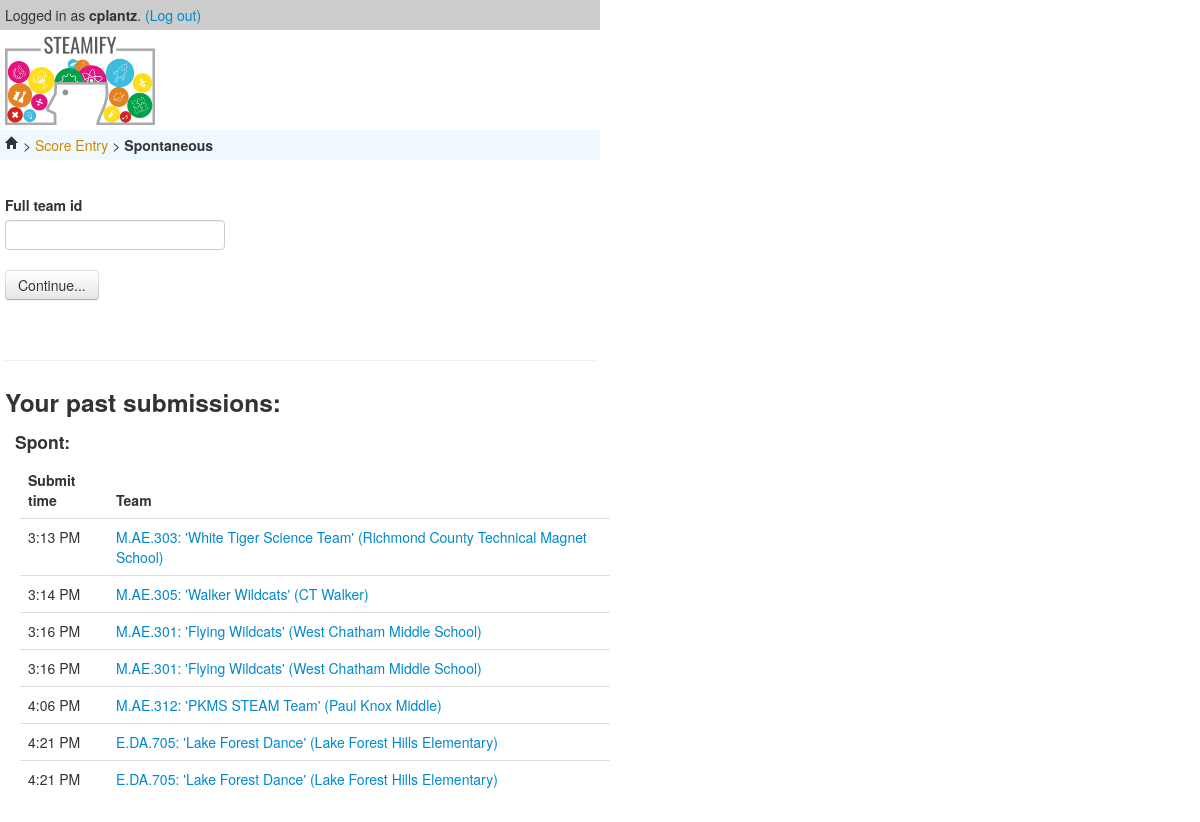
Screenshot of /steamify/entry/spont/ (signed in) with the database file from the repository.
### steamify/models.py (models this page shows, shortened)
class Shared(models.Model):
    TLA = "Shared_class_which_only_has_TLA_to_avoid_exceptions"
    spontOrLong = "long"  # override this in spont
    judge = models.ForeignKey(
        User,
        on_delete=models.PROTECT,
        )
    team = models.ForeignKey(
        Team,
        on_delete=models.PROTECT,
        )
    created_at = models.DateTimeField()
    modified_at = models.DateTimeField(null=True)
    def get_absolute_url(self):
        from .utils.misc import makeEditLink  # avoid circular import
        return makeEditLink(self.TLA, {
            'spontOrLong': self.spontOrLong,
            'full_team_id': self.team.dotted_id,
            'pk': self.pk})

class Spont(Shared):
    TLA = "FAKE_TLA_FOR_SPONT"
    spontOrLong = "spont"
    focus_on_the_task = standardSteamifyField("""
        <ul>
            <li>Almost all team members (one person did not fulfill one of the following):
                <ul>
                    <li>Stay on task all of the time without reminders.</li>
                    <li>Work hard and helps others in the group.</li>
                    <li>Gather information and shares useful ideas for discussions.</li>
                </ul>
            </li>
        </ul>""",
        help_text_proc_func=_identFunc)
    listening_questioning_discussing = standardSteamifyField("""
        Respectfully listens, discusses and asks questions.""",
        verbose_name="Listening, questioning, discussing")
    teamwork = standardSteamifyField("""
        <ul><li>Almost all team members (one person did not fulfill one of the following):
            <ul>
                <li>Contributed equally to the finished project.</li>
                <li>Worked until the end of the task.</li>
                <li>Actively seek and suggest solutions to problems.</li>
            </ul>
        </li></ul>
        """,
        help_text_proc_func=_identFunc)
    success_in_problem_resolution = standardSteamifyField("""The problem was almost resolved.""")

class Shared(models.Model):
    TLA = "Shared_class_which_only_has_TLA_to_avoid_exceptions"
    spontOrLong = "long"  # override this in spont
    judge = models.ForeignKey(
        User,
        on_delete=models.PROTECT,
        )
    team = models.ForeignKey(
        Team,
        on_delete=models.PROTECT,
        )
    created_at = models.DateTimeField()
    modified_at = models.DateTimeField(null=True)
    def get_absolute_url(self):
        from .utils.misc import makeEditLink  # avoid circular import
        return makeEditLink(self.TLA, {
            'spontOrLong': self.spontOrLong,
            'full_team_id': self.team.dotted_id,
            'pk': self.pk})

class Team(models.Model):
    dotted_id = models.CharField(max_length=20, primary_key=True)
    name = models.CharField(max_length=300)
    school_name = models.CharField(max_length=300)
    def __str__(self):
        return "{}: '{}' ({})".format(self.dotted_id, self.name, self.school_name)

### steamify/views.py (the view, shortened to what this page needs)
# urls.py: path('entry/<spontOrLong>/', PickTeamIdView.as_view(), name="pickteamname"),
class PickTeamIdView(LoginRequiredMixin, FormView):
    template_name = 'steamify/pickteamname.html'
    form_class = PickTeamIdForm
    def get_context_data(self, **kwargs):
        context = super().get_context_data(**kwargs)
        dotted_ids = list(Team.objects.values_list('dotted_id', flat=True).order_by('dotted_id'))   # pylint: disable=no-member
        context['sorted_team_ids'] = json.dumps(dotted_ids)
        context['past_submissions'] = getPastSubmissionsInAllCompets(self.request.user, self.kwargs['spontOrLong'])
        return context

### steamify/forms.py (shortened to what this page needs)
class PickTeamIdForm(forms.Form):
    full_team_id = forms.CharField()

### steamify/utils/misc.py (called while the page is built)
def makeEditLink(tla, revkwargs):
    if tla == "FAKE_TLA_FOR_SPONT":
        partial = "spont"
    else:
        partial = tla
    editname = 'steamify:{}-edit'.format(partial)
    return reverse(editname, kwargs=revkwargs)

### steamify/views.py (called while the page is built)
def getPastSubmissionsInAllCompets(judgeInstance, spontOrLong):
    def _one(compet):
        competData = list(compet.objects.filter(judge=judgeInstance))
        return compet.__name__, competData
    def _all():
        if spontOrLong == "spont":
            return dict([_one(Spont)])
        else:
            return dict(map(_one, ALL_EXCEPT_SPONT))
    resu = _all()
    if not any(resu.values()):
        return None
    else:
        return resu

### steamify/templates/steamify/pickteamname.html (shortened to what this page needs)
{% extends "steamify/base.html" %}
{% load static %}
{% load crispy_forms_tags %}
{% block content %}
    <p class="steamify-breadcrumb">
        <a href="{% url 'steamify:steamifyhome' %}"><i class="icon-home"></i> </a>
        &gt;
        <a href="{% url 'steamify:entryhome' %}">Score Entry</a>
        &gt;
        <b>
            {% if view.kwargs.spontOrLong == "spont" %}
                Spontaneous
            {% else %}
                Long Problem
            {% endif %}
        </b>
    </p>
    <div class="main-content">
        <br />
        <form method="post">
            {{ form|crispy }}
            <input type="submit" value="Continue..." class="btn">
        </form>
        <br />
        <hr />
        {% include "steamify/past.html" %}
    </div>
{% endblock %}

### steamify/templates/steamify/base.html (shortened to what this page needs)
{% load static %}
<!doctype html>
<html lang="en">
<head>
    <link href="{% static 'steamify/js/jquery-ui-1.12.1/jquery-ui.css' %}" rel="stylesheet">
    <link href="{% static 'steamify/css/bootstrap.css' %}" rel="stylesheet">
    <link href="{% static 'steamify/css/steamify.css' %}" rel="stylesheet">
</head>
<body>
    <div style="max-width:600px;">
        {% if user.is_authenticated %}
            <div class="steamify-login-state">
                Logged in as <b>{{ user }}</b>.
                <a href="{% url 'logout' %}">(Log out)</a>
            </div>
        {% endif %}
        <img class="steamify-logo" src="{% static "steamify/img/steamify-logo.png" %}" alt="Image: Steamify Logo">
        {% block content %}{% endblock %}
    </div>
</body>
</html>

### steamify/templates/steamify/past.html
<h3>Your past submissions:</h3>
{% if past_submissions %}
    {% for compet_name, compet_entries in past_submissions.items %}
        {% if compet_entries %}
            <div style="margin-left: 10px;"><h4>{{ compet_name }}: </h4></div>
            <table style="margin-left: 15px;" class="table">
                <thead>
                    <tr>
                        <th>Submit time</th>
                        <th>Team</th>
                    </tr>
                </thead>
                <tbody>
                    {% for centry in compet_entries %}
                        <tr>
                            <td style="padding-right:10px; width:70px;">
                                {{ centry.created_at | date:"f A" }}
                            </td>
                            <td><a href="{{ centry.get_absolute_url }}">
                                {{ centry.team }}
                            </a></td>
                        </tr>
                    {% endfor %}
                </tbody>
            </table>
        {% endif %}
    {% endfor %}
{% else %}
    <p>No submissions yet.</p>
{% endif %}

### steamify/static/steamify/css/steamify.css (style rules this page uses)
.steamify-login-state { background-color: #ccc; padding:5px; }
.steamify-breadcrumb a { color: #c80; }
.steamify-breadcrumb { background-color: aliceblue; padding: 5px; }
.steamify-logo { padding: 5px; width: 150px; }
.main-content { padding: 5px; }
.control-label { font-weight: bold; }

### rows the page displays
Spont: compet_name "Spont", created_at "3:13 PM", team "M.AE.303: 'White Tiger Science Team' (Richmond County Technical Magnet School)"
Spont: created_at "3:14 PM", team "M.AE.305: 'Walker Wildcats' (CT Walker)"
Spont: created_at "3:16 PM", team "M.AE.301: 'Flying Wildcats' (West Chatham Middle School)"
Spont: created_at "3:16 PM", team "M.AE.301: 'Flying Wildcats' (West Chatham Middle School)"
Spont: created_at "4:06 PM", team "M.AE.312: 'PKMS STEAM Team' (Paul Knox Middle)"
Spont: created_at "4:21 PM", team "E.DA.705: 'Lake Forest Dance' (Lake Forest Hills Elementary)"
Spont: created_at "4:21 PM", team "E.DA.705: 'Lake Forest Dance' (Lake Forest Hills Elementary)"

### other values shown
{{ user }} "cplantz"
